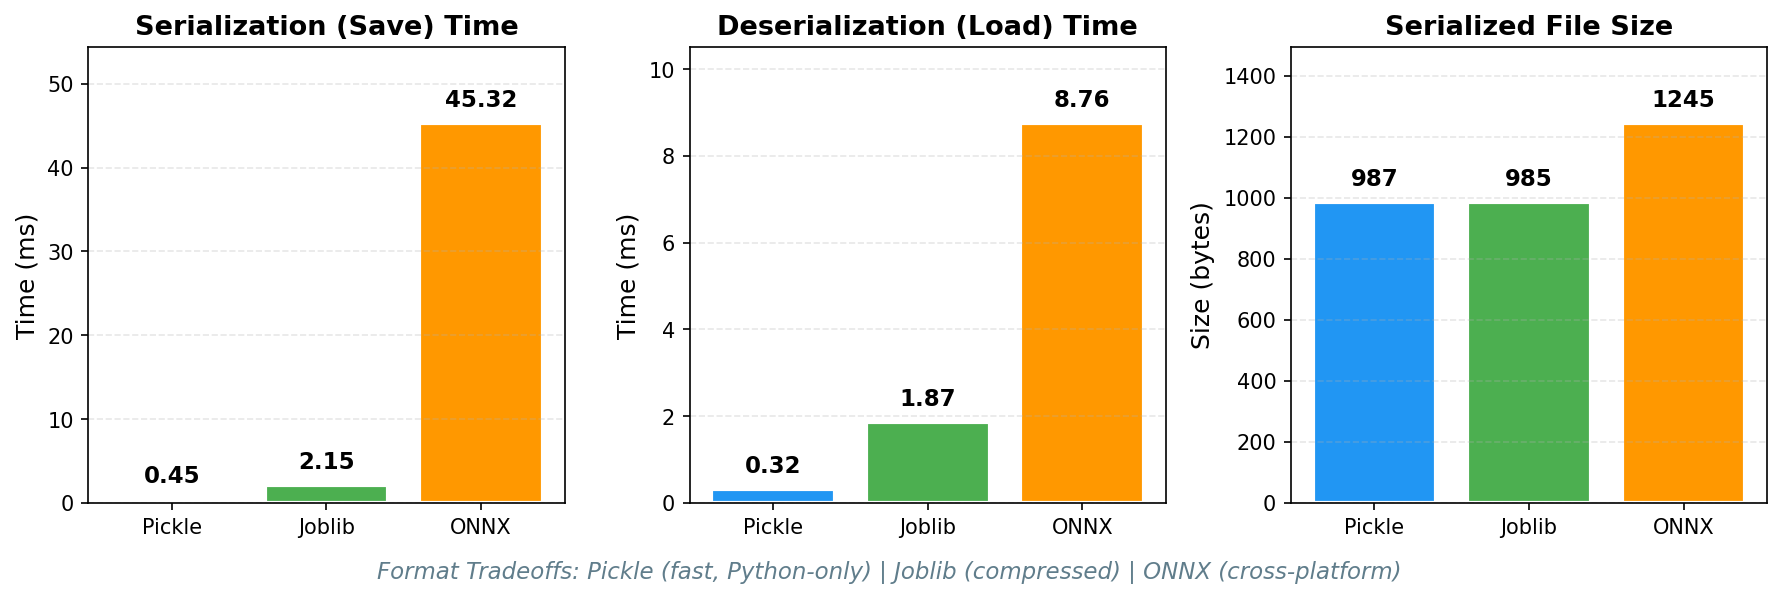

Recreate this plot in Python.
"""
Serialization Format Comparison
Visualizes performance and size tradeoffs between Pickle, Joblib, and ONNX
"""

import matplotlib.pyplot as plt
import numpy as np

# Data from the examples in the chapter
formats = ['Pickle', 'Joblib', 'ONNX']
save_times = [0.45, 2.15, 45.32]  # milliseconds
load_times = [0.32, 1.87, 8.76]   # milliseconds
file_sizes = [987, 985, 1245]      # bytes

# Color palette
colors = ['#2196F3', '#4CAF50', '#FF9800']

# Create figure with three subplots
fig, axes = plt.subplots(1, 3, figsize=(12, 4))

# Plot 1: Save Time
axes[0].bar(formats, save_times, color=colors, edgecolor='white', linewidth=2)
axes[0].set_ylabel('Time (ms)', fontsize=12)
axes[0].set_title('Serialization (Save) Time', fontsize=13, fontweight='bold')
axes[0].set_ylim(0, max(save_times) * 1.2)
axes[0].grid(axis='y', alpha=0.3, linestyle='--')
for i, (fmt, val) in enumerate(zip(formats, save_times)):
    axes[0].text(i, val + max(save_times)*0.03, f'{val:.2f}',
                ha='center', va='bottom', fontsize=11, fontweight='bold')

# Plot 2: Load Time
axes[1].bar(formats, load_times, color=colors, edgecolor='white', linewidth=2)
axes[1].set_ylabel('Time (ms)', fontsize=12)
axes[1].set_title('Deserialization (Load) Time', fontsize=13, fontweight='bold')
axes[1].set_ylim(0, max(load_times) * 1.2)
axes[1].grid(axis='y', alpha=0.3, linestyle='--')
for i, (fmt, val) in enumerate(zip(formats, load_times)):
    axes[1].text(i, val + max(load_times)*0.03, f'{val:.2f}',
                ha='center', va='bottom', fontsize=11, fontweight='bold')

# Plot 3: File Size
axes[2].bar(formats, file_sizes, color=colors, edgecolor='white', linewidth=2)
axes[2].set_ylabel('Size (bytes)', fontsize=12)
axes[2].set_title('Serialized File Size', fontsize=13, fontweight='bold')
axes[2].set_ylim(0, max(file_sizes) * 1.2)
axes[2].grid(axis='y', alpha=0.3, linestyle='--')
for i, (fmt, val) in enumerate(zip(formats, file_sizes)):
    axes[2].text(i, val + max(file_sizes)*0.03, f'{val}',
                ha='center', va='bottom', fontsize=11, fontweight='bold')

# Add annotations
fig.text(0.5, 0.02, 'Format Tradeoffs: Pickle (fast, Python-only) | Joblib (compressed) | ONNX (cross-platform)',
         ha='center', fontsize=11, style='italic', color='#607D8B')

plt.tight_layout(rect=[0, 0.05, 1, 1])
plt.savefig('/home/chirag/ds-book/book/course-09-mlops/ch33-model-deployment/diagrams/serialization_comparison.png',
            dpi=150, bbox_inches='tight', facecolor='white')
print("✓ Generated: serialization_comparison.png")
